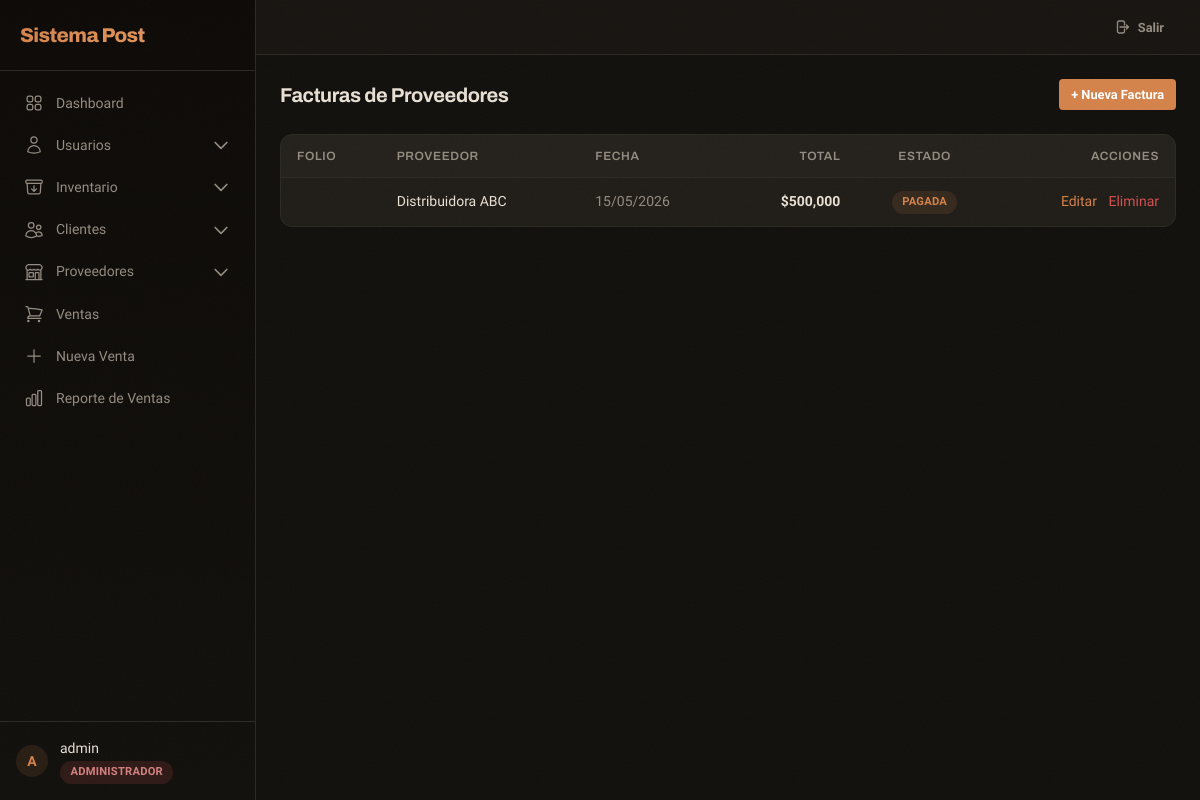
Screenshot of /suppliers/invoices/ (signed in) with the database file from the repository.
### apps/accounts/models.py (models this page shows, shortened)
class User(AbstractUser):
    class Role(models.TextChoices):
        ADMIN = 'admin', 'Administrador'
        SUPERVISOR = 'supervisor', 'Supervisor'
        USER = 'user', 'Usuario'
    role = models.CharField(
        max_length=20,
        choices=Role.choices,
        default=Role.USER,
        verbose_name='Rol'
    )
    phone = models.CharField(max_length=20, blank=True, verbose_name='Teléfono')
    class Meta:
        verbose_name = 'Usuario'
        verbose_name_plural = 'Usuarios'
    def is_admin(self):
        return self.role == self.Role.ADMIN or self.is_superuser
    def can_update(self):
        return self.role in [self.Role.ADMIN, self.Role.SUPERVISOR] or self.is_superuser

### apps/suppliers/models.py (models this page shows, shortened)
class SupplierInvoice(models.Model):
    class Status(models.TextChoices):
        PENDING = 'pendiente', 'Pendiente'
        PAID = 'pagada', 'Pagada'
        CANCELLED = 'cancelada', 'Cancelada'
    invoice_number = models.CharField(max_length=20, unique=True, verbose_name='Folio')
    supplier = models.ForeignKey(Supplier, on_delete=models.CASCADE, related_name='invoices', verbose_name='Proveedor')
    date = models.DateField(auto_now_add=True, verbose_name='Fecha')
    total = models.DecimalField(max_digits=12, decimal_places=2, default=0, verbose_name='Total')
    status = models.CharField(max_length=20, choices=Status.choices, default=Status.PENDING, verbose_name='Estado')
    notes = models.TextField(blank=True, verbose_name='Notas')
    created_at = models.DateTimeField(auto_now_add=True)
    class Meta:
        verbose_name = 'Factura de Proveedor'
        verbose_name_plural = 'Facturas de Proveedores'
        ordering = ['-date']

class Supplier(models.Model):
    name = models.CharField(max_length=200, db_index=True, verbose_name='Nombre')
    contact_person = models.CharField(max_length=200, blank=True, verbose_name='Persona de contacto')
    email = models.EmailField(blank=True, verbose_name='Email')
    phone = models.CharField(max_length=20, db_index=True, blank=True, verbose_name='Teléfono')
    address = models.CharField(max_length=500, blank=True, verbose_name='Dirección')
    nit = models.CharField(max_length=13, blank=True, verbose_name='NIT')
    created_at = models.DateTimeField(auto_now_add=True, verbose_name='Creado')
    updated_at = models.DateTimeField(auto_now=True, verbose_name='Actualizado')
    class Meta:
        verbose_name = 'Proveedor'
        verbose_name_plural = 'Proveedores'
        ordering = ['name']

### apps/suppliers/views.py (the view)
# urls.py: path('invoices/', views.invoice_list, name='invoice_list'),
@login_required
def invoice_list(request):
    invoices = SupplierInvoice.objects.select_related('supplier').all().order_by('-date')
    paginator = Paginator(invoices, 6)
    page = request.GET.get('page', 1)
    invoices_page = paginator.get_page(page)
    return render(request, 'suppliers/invoice_list.html', {'invoices': invoices_page, 'page_obj': invoices_page})

### apps/core/templatetags/currency_tags.py (called while the page is built)
@register.filter
def pesos(value):
    try:
        value = float(value)
    except (TypeError, ValueError):
        return '$0'
    return f'${value:,.0f}'

### templates/suppliers/invoice_list.html (shortened to what this page needs)
{% extends 'layouts/base.html' %}
{% load currency_tags %}
{% block content %}
<div class="flex flex-col sm:flex-row justify-between items-start sm:items-center gap-4 mb-6 stagger">
    <h1 class="text-xl font-[var(--font-heading)] font-bold">Facturas de Proveedores</h1>
    {% if user.can_update %}
    <a href="{% url 'suppliers:invoice_create' %}" class="btn btn-primary btn-sm">+ Nueva Factura</a>
    {% endif %}
</div>
<div class="table-container stagger">
    <table>
        <thead>
            <tr>
                <th>Folio</th>
                <th>Proveedor</th>
                <th class="hidden sm:table-cell">Fecha</th>
                <th class="text-right">Total</th>
                <th class="text-center">Estado</th>
                <th class="text-right">Acciones</th>
            </tr>
        </thead>
        <tbody>
            {% for inv in invoices %}
            <tr>
                <td class="font-mono text-xs text-[var(--text-secondary)]">{{ inv.invoice_number }}</td>
                <td>{{ inv.supplier.name }}</td>
                <td class="hidden sm:table-cell text-[var(--text-secondary)]">{{ inv.date|date:'d/m/Y' }}</td>
                <td class="text-right font-semibold">{{ inv.total|pesos }}</td>
                <td class="text-center">
                    <span class="badge
                        {% if inv.status == 'pagada' %}badge-emerald
                        {% elif inv.status == 'cancelada' %}badge-red
                        {% else %}badge-amber{% endif %}">
                        {{ inv.get_status_display }}
                    </span>
                </td>
                <td class="text-right">
                    {% if user.can_update %}
                    <a href="{% url 'suppliers:invoice_update' inv.pk %}" class="text-sm text-[var(--accent)] hover:underline mr-2">Editar</a>
                    <a href="{% url 'suppliers:invoice_delete' inv.pk %}" class="text-sm text-[var(--danger)] hover:underline">Eliminar</a>
                    {% endif %}
                </td>
            </tr>
            {% empty %}
            <tr><td colspan="6" class="empty-state">No hay facturas.</td></tr>
            {% endfor %}
        </tbody>
    </table>
</div>
{% endblock %}

### templates/layouts/base.html (shortened to what this page needs)
<!DOCTYPE html>
<html lang="es">
<head>
    <script src="https://cdn.tailwindcss.com"></script>
    <link rel="stylesheet" href="/static/css/app.css">
</head>
<body>
    <div x-data="{ sidebarOpen: false }" class="flex h-screen overflow-hidden">
        {% if user.is_authenticated %}
        <div :class="{'translate-x-0': sidebarOpen, '-translate-x-full': !sidebarOpen}" class="sidebar fixed inset-y-0 left-0 z-30 w-64 transition-transform duration-300 ease-in-out lg:translate-x-0 lg:static lg:inset-auto lg:z-auto overflow-y-auto flex flex-col">
            <div class="flex items-center justify-between p-5 border-b border-[var(--border-color)]">
                <span class="sidebar-brand">Sistema Post</span>
            </div>
            <nav class="mt-3 px-3 space-y-0.5 flex-1 overflow-y-auto">
                <a href="{% url 'core:dashboard' %}" class="sidebar-link {% if request.resolver_match.url_name == 'dashboard' %}active{% endif %}">
                    Dashboard
                </a>
                {% if user.is_admin %}
                <div x-data="{ open: false }" class="space-y-0.5">
                    <button @click="open = !open" class="sidebar-link w-full text-left">
                        <svg viewBox="0 0 24 24" fill="none" stroke="currentColor" stroke-width="1.5"><path stroke-linecap="round" stroke-linejoin="round" d="M15.75 6a3.75 3.75 0 11-7.5 0 3.75 3.75 0 017.5 0zM4.501 20.118a7.5 7.5 0 0114.998 0A17.933 17.933 0 0112 21.75c-2.676 0-5.216-.584-7.499-1.632z"/></svg>
                        Usuarios
                        <svg :class="{'rotate-180': open}" class="w-3.5 h-3.5 ml-auto transition-transform" fill="none" stroke="currentColor" viewBox="0 0 24 24"><path stroke-linecap="round" stroke-linejoin="round" stroke-width="2" d="M19 9l-7 7-7-7"></path></svg>
                    </button>
                </div>
                {% endif %}
                <div x-data="{ open: false }" class="space-y-0.5">
                    <button @click="open = !open" class="sidebar-link w-full text-left">
                        Inventario
                        <svg :class="{'rotate-180': open}" class="w-3.5 h-3.5 ml-auto transition-transform" fill="none" stroke="currentColor" viewBox="0 0 24 24"><path stroke-linecap="round" stroke-linejoin="round" stroke-width="2" d="M19 9l-7 7-7-7"></path></svg>
                    </button>
                </div>
                <div x-data="{ open: false }" class="space-y-0.5">
                    <button @click="open = !open" class="sidebar-link w-full text-left">
                        Clientes
                        <svg :class="{'rotate-180': open}" class="w-3.5 h-3.5 ml-auto transition-transform" fill="none" stroke="currentColor" viewBox="0 0 24 24"><path stroke-linecap="round" stroke-linejoin="round" stroke-width="2" d="M19 9l-7 7-7-7"></path></svg>
                    </button>
                </div>
                <div x-data="{ open: false }" class="space-y-0.5">
                    <button @click="open = !open" class="sidebar-link w-full text-left">
                        Proveedores
                        <svg :class="{'rotate-180': open}" class="w-3.5 h-3.5 ml-auto transition-transform" fill="none" stroke="currentColor" viewBox="0 0 24 24"><path stroke-linecap="round" stroke-linejoin="round" stroke-width="2" d="M19 9l-7 7-7-7"></path></svg>
                    </button>
                </div>
                <a href="{% url 'sales:sale_list' %}" class="sidebar-link {% if 'sales' in request.resolver_match.view_name and 'sale_list' in request.resolver_match.url_name %}active{% endif %}">
                    Ventas
                </a>
                <a href="{% url 'sales:sale_new' %}" class="sidebar-link">
                    <svg viewBox="0 0 24 24" fill="none" stroke="currentColor" stroke-width="1.5"><path stroke-linecap="round" stroke-linejoin="round" d="M12 4.5v15m7.5-7.5h-15"/></svg>
                    Nueva Venta
                </a>
                <a href="{% url 'reports:view' %}" class="sidebar-link">
                    Reporte de Ventas
                </a>
            </nav>
            <div class="p-4 border-t border-[var(--border-color)]">
                <div class="flex items-center gap-3">
                    <div class="w-8 h-8 rounded-full bg-[var(--accent-light)] flex items-center justify-center text-[var(--accent)] font-bold text-sm font-[var(--font-heading)]">
                        {{ user.get_full_name|default:user.username|first|upper }}
                    </div>
                    <div class="flex-1 min-w-0">
                        <p class="text-sm font-medium text-[var(--text-primary)] truncate">{{ user.get_full_name|default:user.username }}</p>
                        <span class="badge
                            {% if user.role == 'admin' %}badge-red role-admin
                            {% elif user.role == 'supervisor' %}badge-amber
                            {% else %}badge-blue{% endif %}">
                            {{ user.get_role_display }}
                        </span>
                    </div>
                </div>
            </div>
        </div>
        {% endif %}
        <div class="flex-1 flex flex-col overflow-hidden">
            {% if user.is_authenticated %}
            <header class="header no-print px-4 lg:px-6 py-3 flex items-center justify-between lg:justify-end">
                <a href="{% url 'accounts:logout' %}" class="btn btn-ghost btn-sm">
                    <svg class="w-4 h-4" fill="none" stroke="currentColor" viewBox="0 0 24 24"><path stroke-linecap="round" stroke-linejoin="round" stroke-width="2" d="M15.75 9V5.25A2.25 2.25 0 0013.5 3h-6a2.25 2.25 0 00-2.25 2.25v13.5A2.25 2.25 0 007.5 21h6a2.25 2.25 0 002.25-2.25V15m3 0l3-3m0 0l-3-3m3 3H9"/></svg>
                    Salir
                </a>
            </header>
            {% endif %}
            <main class="flex-1 overflow-y-auto {% if user.is_authenticated %}p-4 md:p-6{% else %}flex items-center justify-center{% endif %}">
                <div class="max-w-7xl mx-auto">
                    {% block content %}{% endblock %}
                </div>
            </main>
        </div>
    </div>
</body>
</html>

### static/css/app.css (style rules this page uses)
:root { --bg-deep: #0d0a07; --bg-primary: #12100d; --bg-secondary: #1a1713; --bg-surface: #201d18; --bg-surface-hover: #28241f; --bg-elevated: #25221d; --border-color: #2d2923; --border-light: #3d3831; --text-primary: #e8e0d4; --text-secondary: #948c80; --text-muted: #6b655b; --accent: #d4834a; --accent-hover: #c4743e; --accent-light: rgba(212, 131, 74, 0.12); --accent-glow: rgba(212, 131, 74, 0.25); --warning: #d4a148; --warning-light: rgba(212, 161, 72, 0.12); --danger: #d45050; --danger-light: rgba(212, 80, 80, 0.12); --info: #5898d4; --info-light: rgba(88, 152, 212, 0.12); --purple: #a078d4; --purple-light: rgba(160, 120, 212, 0.12); --orange: #d48a48; --orange-light: rgba(212, 138, 72, 0.12); --radius-sm: 4px; --radius-md: 8px; --radius-lg: 12px; --radius-xl: 16px; --shadow-card: 0 1px 3px rgba(0,0,0,0.4), 0 1px 2px rgba(0,0,0,0.3); --shadow-elevated: 0 4px 12px rgba(0,0,0,0.5), 0 8px 24px rgba(0,0,0,0.3); --shadow-glow: 0 0 16px rgba(212, 131, 74, 0.15); --font-body: 'Sora', system-ui, sans-serif; --font-heading: 'Archivo', system-ui, sans-serif; --font-mono: 'DM Mono', monospace; --transition: 200ms cubic-bezier(0.4, 0, 0.2, 1); }
body::before { content: ''; position: fixed; inset: 0; z-index: 9999; pointer-events: none; opacity: 0.03; background-repeat: repeat; background-size: 256px 256px; }
* { box-sizing: border-box; }
html { scroll-behavior: smooth; }
body { font-family: var(--font-body); background: var(--bg-primary); color: var(--text-primary); -webkit-font-smoothing: antialiased; -moz-osx-font-smoothing: grayscale; }
h1, h2, h3, h4, h5, h6 { font-family: var(--font-heading); font-weight: 700; letter-spacing: -0.02em; }
.sidebar { background: linear-gradient(180deg, #0d0a07 0%, #12100d 100%); border-right: 1px solid var(--border-color); }
.sidebar-brand { font-family: var(--font-heading); font-weight: 800; font-size: 1.25rem; letter-spacing: -0.03em; background: linear-gradient(135deg, #d4834a, #e0955c); -webkit-background-clip: text; -webkit-text-fill-color: transparent; background-clip: text; }
.sidebar-link { display: flex; align-items: center; gap: 0.75rem; padding: 0.6rem 0.75rem; border-radius: var(--radius-sm); color: var(--text-secondary); font-size: 0.875rem; font-weight: 500; transition: all var(--transition); text-decoration: none; }
.sidebar-link svg { width: 1.25rem; height: 1.25rem; flex-shrink: 0; }
.header { background: rgba(26, 23, 19, 0.85); backdrop-filter: blur(12px); -webkit-backdrop-filter: blur(12px); border-bottom: 1px solid var(--border-color); }
.table-container { border: 1px solid var(--border-color); border-radius: var(--radius-lg); overflow-x: auto; overflow-y: hidden; background: var(--bg-surface); -webkit-overflow-scrolling: touch; }
table { width: 100%; border-collapse: collapse; font-size: 0.875rem; }
thead { background: rgba(255, 255, 255, 0.02); border-bottom: 1px solid var(--border-color); }
th { padding: 0.75rem 1rem; text-align: left; font-weight: 600; color: var(--text-secondary); font-size: 0.75rem; text-transform: uppercase; letter-spacing: 0.05em; font-family: var(--font-heading); }
td { padding: 0.75rem 1rem; border-bottom: 1px solid var(--border-color); }
tbody tr:last-child td { border-bottom: none; }
tbody tr { transition: background var(--transition); }
.btn { display: inline-flex; align-items: center; gap: 0.5rem; padding: 0.5rem 1rem; border-radius: var(--radius-sm); font-size: 0.875rem; font-weight: 600; transition: all var(--transition); cursor: pointer; border: none; text-decoration: none; font-family: var(--font-body); }
.btn-primary { background: var(--accent); color: #fff; }
.btn-ghost { background: transparent; color: var(--text-secondary); }
.btn-sm { padding: 0.35rem 0.75rem; font-size: 0.8rem; }
.badge { display: inline-flex; align-items: center; padding: 0.2rem 0.65rem; border-radius: 9999px; font-size: 0.7rem; font-weight: 600; letter-spacing: 0.02em; text-transform: uppercase; }
.badge-emerald { background: var(--accent-light); color: var(--accent); }
.badge-red { background: var(--danger-light); color: var(--danger); }
.role-admin { background: rgba(212, 80, 80, 0.15); color: #d48080; }
.stagger > * { animation: fadeInUp 0.4s ease-out both; }
.stagger > *:nth-child(1) { animation-delay: 0.02s; }
.stagger > *:nth-child(2) { animation-delay: 0.06s; }

### rows the page displays
User: get_full_name|first "A", get_full_name "admin", role "ADMINISTRADOR"
SupplierInvoice: supplier.name "Distribuidora ABC", date "15/05/2026", total|pesos "$500,000", status "PAGADA"
